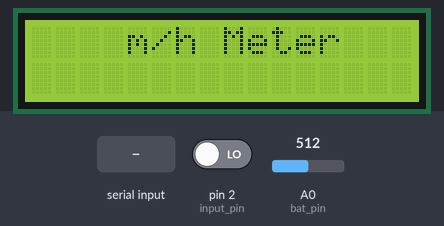
Recording of a sketch running on a simulated Arduino Uno, built with avr-gcc and run on an emulated ATmega328P. On the bench: 16×2 character LCD. The test bench sets the inputs (shaded band); at power-on: pin 2 (input_pin) LOW, A0 (bat_pin) = 512. EEPROM starts erased; what the sketch prints to the serial monitor is not drawn.

Above: at 0.1 s.
At 1.1 s:
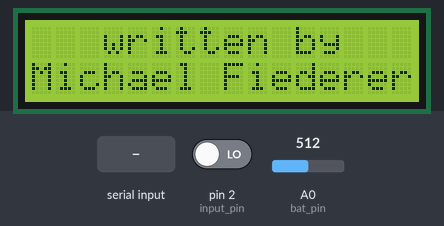
At 4.2 s:
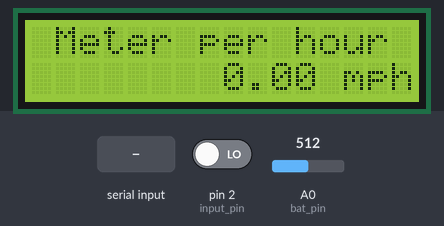
4.3 s: "r\n" received over Serial
5.8 s: "m\n" received over Serial
7.3 s: "i\n" received over Serial
Timing chart, 0 to 10.3 s (numbered marks = the images above; inputs shaded):
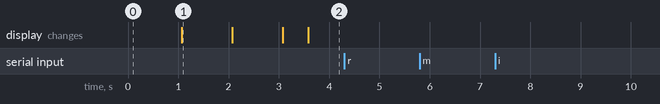

Measured:
- after the input at 4.3 s, every drawn part: stays the same
- after the input at 5.8 s, every drawn part: stays the same
- after the input at 7.3 s, every drawn part: stays the same
- what the display in image 1 shows lasts 1.0 s, from 1.1 s to 2.1 s

The sketch:

mph_meter_sketch.ino
```cpp
//Includes
#include <LiquidCrystal.h>
#include <stdlib.h>
#include <EEPROM.h>

//version
#define VERSION "0.2"
#define AUTHOR "Michael Fiederer"

/*
 * changelog:
 *  v0.1:
 *    -initial release
 *  v0.2:
 *    -fixed type conversion error for muem_per_pulse and debonce_time_ms when receiving values from serial port
 *      (conversion from unsinged long to unsigned inta and back to unssigned long caused overruns)
 *    -fixed upper limit for muem_per_pulse (from 99,999,999 to 999,999,999)
 *    -fixed slow response at serial port by reducing delay in main function from 500 to 50ms
 *    -increased possible SW debounce time from 999ms to 999.999ms
 *    -first mph value calculation now happen with the second pulse, not directly with the first pulse to ommit incorect values
 *
 */

//Pin definitions
#define input_pin 2

#define lcd_rs 13
#define lcd_en 12
#define lcd_d4 11
#define lcd_d5 10
#define lcd_d6 9
#define lcd_d7 8

#define bat_pin A0

//Constants
const char *greet_msgs[][2]= {
  {
    "    m/h Meter   ",
    "",
  },
  {
    "   written by   ",
    AUTHOR,
  }
};
const int msg_count = 2;
const int disp_time_ms = 1000;

//Struct for Data stored in EEPROM
struct eepdata{
  unsigned long muem_per_pulse;
  unsigned long debounce_time_ms;
  unsigned long bat_critical_mv;
};

//Instance of variables
eepdata stored_vars;

//Count loop cycles to update display only every tenth cycle (see explanation in function below)
int counter = 0;

//Variables used for mph calculation
volatile unsigned long last_pulse = 0UL;
volatile unsigned long last_pulse_interval = 0UL;

//Serial rx bufer definiation
const size_t serial_rx_size = 12;
char serial_rx_buf[12];
size_t serial_rx_pos = 0;

//LCD
LiquidCrystal lcd(lcd_rs, lcd_en, lcd_d4, lcd_d5, lcd_d6, lcd_d7);

void setup() {
  //serial port for communication with Configuration tool
  Serial.begin(9600);

  //Clear rx buffer
  memset(serial_rx_buf, 0, serial_rx_size);

  //read values stored in EEPROM
  EEPROM.get(0, stored_vars);

  //External pullup is used
  pinMode(input_pin, INPUT);

  //add interupt handler
  attachInterrupt(digitalPinToInterrupt(input_pin), on_meas, RISING);

  greet();
  warn_on_vbat_low(read_vbat());

  //Setup main display
  lcd.clear();
  lcd.setCursor(0, 0);
  lcd.print(" Meter per hour ");
}

void loop() {
  //Calculate and update mph value on screen every 50ms
  char mphstr[12];

  //Update display only every tenth loop cycle (otherwise the values become unreadable when calculating value down
  //The short delay of only 50ms is needed as Arduino is shit an will only call SerialEvent only once before/after/whatever each time loop runs. Otherwise the serial port communication is a mess.
  if (counter == 10) {
    lcd.setCursor(0, 1);
    dtostrf(calc_mph(), 12, 2, mphstr);
    lcd.print(mphstr);
    lcd.print(" mph");
    counter = 0;
  }
  else {
    counter++;
  }
  delay(50);

}

void serialEvent() {
  //Write data received from UART into buffer and eveluate command when \n was received
    while(Serial.available()){
        serial_rx_buf[serial_rx_pos] = (char)Serial.read();

        if (serial_rx_buf[serial_rx_pos] == '\n'){
            if (serial_rx_buf[0] == 'r'){
              //read command
              //dump data over UART
                char buff [50];
                sprintf(buff, "%lu;%lu;%s;%lu;%lu\n", stored_vars.muem_per_pulse, stored_vars.debounce_time_ms, VERSION, stored_vars.bat_critical_mv, (unsigned long)(read_vbat()*1000));
                Serial.write(buff);
             }
            else if (serial_rx_buf[0] == 'm'){
              //change muem_per_pulse value, update EEPROM
                unsigned long value = strtoul(&serial_rx_buf[1], NULL, 10);
                if (value > 999999999){
                  Serial.write("ERR\n");
                }
                else {
                  stored_vars.muem_per_pulse = value;
                  EEPROM.put(0, stored_vars);
                  Serial.write("OK\n");
                }
            }
            else if (serial_rx_buf[0] == 'd'){
              //change debounce_time_ms value, update EEPROM
                unsigned long value = strtoul(&serial_rx_buf[1], NULL, 10);
                if (value > 999999){
                  Serial.write("ERR\n");
                }
                else {
                  stored_vars.debounce_time_ms = strtoul(&serial_rx_buf[1], NULL, 10);
                  EEPROM.put(0, stored_vars);
                  Serial.write("OK\n");
                }
            }
            else if (serial_rx_buf[0] == 't'){
              //change bat_critical_mv value, update EEPROM
                unsigned long value = strtoul(&serial_rx_buf[1], NULL, 10);
                if (value > 15000){
                  Serial.write("ERR\n");
                }
                else {
                  stored_vars.bat_critical_mv = strtoul(&serial_rx_buf[1], NULL, 10);
                  EEPROM.put(0, stored_vars);
                  Serial.write("OK\n");
                }
            }
            else if (serial_rx_buf[0] == 'i'){
              //identify command. Write "mph Meter\n" to UART
                Serial.write("mph Meter\n");
            }
            else {
              //Sennd error message if no valid command was parsed
              Serial.write("ERR\n");
            }
            //Clear buffer after command was evaluated
            serial_rx_pos = 0;
            memset(serial_rx_buf, 0, serial_rx_size);

        }
        //Clear buffer if it is full and send error message
        if (serial_rx_pos >= serial_rx_size)
        {
            serial_rx_pos = 0;
            memset(serial_rx_buf, 0, serial_rx_size);
            Serial.write("ERR\n");
        }
        //Increase buffer write position if buffer was not cleared previously
        if (serial_rx_buf[serial_rx_pos] != 0) {
          serial_rx_pos++;
        }
    }
}

void greet() {
  /*
  Display startup message
  */

  //iterate through greet_msgs and display strings on LCD
  lcd.begin(16, 2);
  for (size_t i=0; i<msg_count; i++){
    for (size_t y=0; y<2; y++){
      lcd.setCursor(0,y);
      lcd.print(greet_msgs[i][y]);
    }
  delay(disp_time_ms);
  }
}

void on_meas() {
  /*
  Interrupt handler. Called at every pulse on input pin (pin is debounce at hardware side to minimize interrupts)
  Get timedelta since last pulse
  */
  unsigned long now = millis();

  //Calculate timedelta since last pulse
  //Additional Software debouncing if required
  if (now > last_pulse + stored_vars.debounce_time_ms) {
    if ((last_pulse != 0UL)){
      last_pulse_interval = now - last_pulse;
    }
    last_pulse = now;
  }
}

double read_vbat() {
  /*
  Measure supply voltage
  */

  //initial read might be inacurate, so just ignore it
  analogRead(bat_pin);
  return (10.0 * double(analogRead(bat_pin)) / 1024.0);
}

void warn_on_vbat_low(float voltage){
  //Display warning on LCD if battery is low
  char vbatstr[14];
  if (voltage <= float(stored_vars.bat_critical_mv)/1000) {
    lcd.clear();
    lcd.setCursor(0, 0);
    lcd.print("  Battery low!  ");
    lcd.setCursor(0, 1);
    dtostrf(voltage, 14, 2, vbatstr);
    lcd.print(vbatstr);
    lcd.print(" V");
    delay(1000);
  }
}

double calc_mph() {
  /*
  Calc mph value
  */
  unsigned long time_since_pulse = millis() - last_pulse;

  //Automatically downscale mph value if last pulse too long ago
  if (time_since_pulse > last_pulse_interval and last_pulse_interval != 0) {
    last_pulse_interval = time_since_pulse;
  }

  //Calculate mph
  if (last_pulse_interval != 0) {
    return (double)(stored_vars.muem_per_pulse * 36UL) / (float)(10UL * last_pulse_interval);
  }

  return 0.0;
}
```
